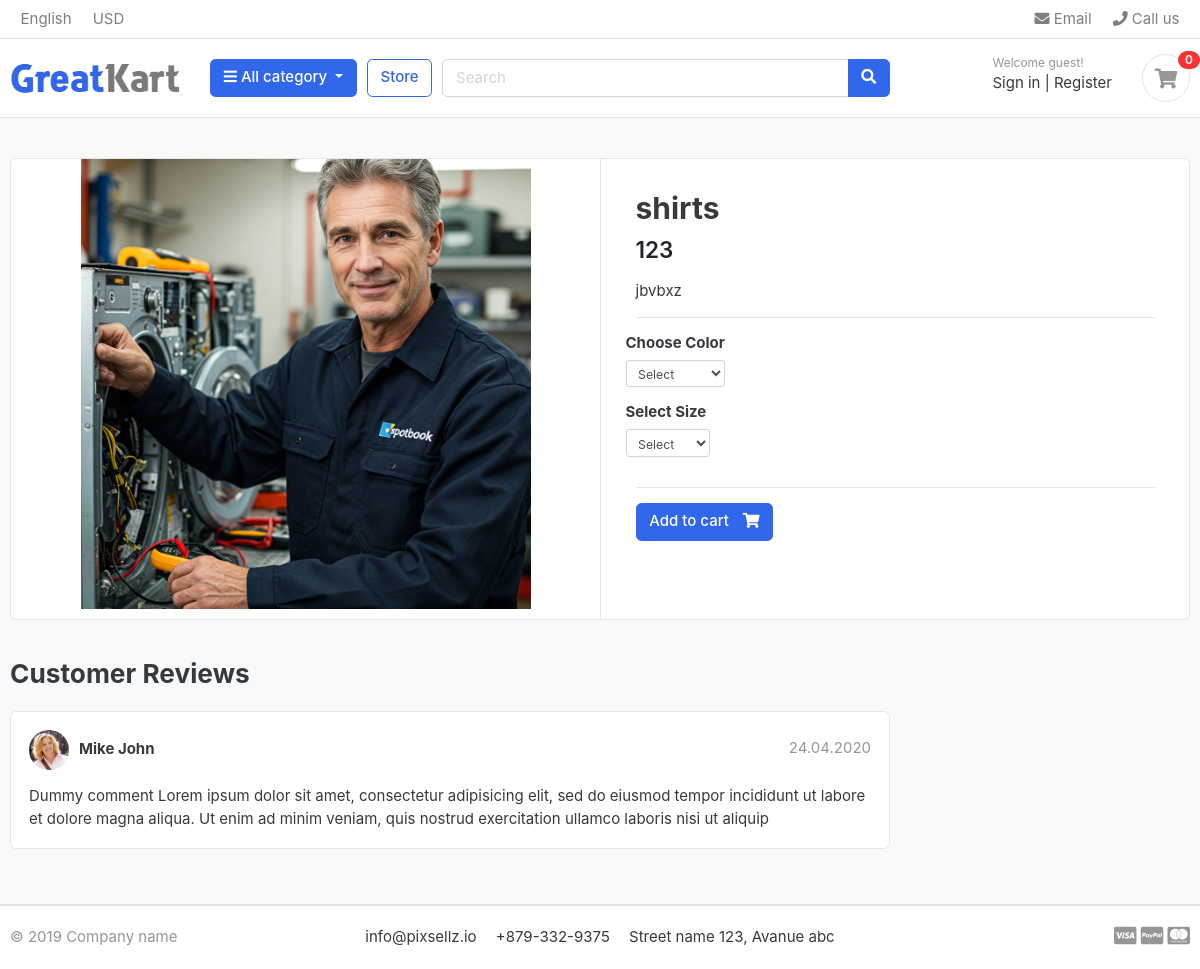
Screenshot of /store/category/shirt/shirts/ with the database file from the repository.
### store/models.py (models this page shows, shortened)
class Product(models.Model):
    product_name = models.CharField(max_length=255)
    slug = models.SlugField(max_length=255, unique=True)
    description = models.TextField()
    price = models.IntegerField()
    stock = models.IntegerField()
    available = models.BooleanField(default=True)
    image = models.ImageField(upload_to='photos/products', blank=True, null=True)
    category = models.ForeignKey(Category, on_delete=models.CASCADE)
    created_at = models.DateTimeField(auto_now_add=True)
    updated_at = models.DateTimeField(auto_now=True)

### store/views.py (the view)
# urls.py: path('category/<slug:category_slug>/<slug:product_slug>/', views.product_detail, name='product_detail'),  # URL pattern for product detail view
def product_detail(request, category_slug, product_slug):
    from .models import Variation
    try:
        single_product = Product.objects.get(category__slug=category_slug, slug=product_slug)  # Fetch the product based on category and product slug
        in_cart = CartItem.objects.filter(cart__cart_id=_cart_id(request), product=single_product).exists()  # Check if the product is in the cart
        colors = Variation.objects.colors().filter(product=single_product)
        sizes = Variation.objects.sizes().filter(product=single_product)
        single_product.colors = colors
        single_product.sizes = sizes
    except Exception as e:
        raise e  # Raise any exceptions that occur
    context = {
        'single_product': single_product,  # Pass the single product to the template
        'in_cart': in_cart,  # Pass the in_cart status to the template
    }
    return render(request, 'store/product_details.html', context)  # Render the product detail template with the context

### cart/context_processor.py (called while the page is built)
def counter(request):
    cart_count = 0  # Initialize cart count to 0
    if 'admin' in request.path:  # Check if the request path contains 'admin'
        return {}  # Return an empty dictionary if it does
    else:
        try:
            cart = Cart.objects.filter(cart_id=_cart_id(request))  # Get the cart using the session key
            cart_items = CartItem.objects.filter(cart=cart[:1])  # Get the first cart item
            for cart_item in cart_items:
                cart_count += cart_item.quantity
        except Cart.DoesNotExist:
            cart_count = 0
    return dict(cart_count=cart_count)  # Return the cart count as a context variable

### cart/views.py (called while the page is built)
def _cart_id(request):
    cart = request.session.session_key  # Get the session key for the cart
    if not cart:
        cart = request.session.create()  # Create a new session if it doesn't exist
    return cart

### category/context_processor.py (called while the page is built)
def menu_links(self):
    links = Category.objects.all()
    return dict(links=links)

### category/models.py (called while the page is built)
    def get_url(self):
        return reverse('product_by_category', args=[self.slug])

### store/models.py (called while the page is built)
    def colors(self):
        return super(variation_manager, self).filter(variation_category='color', is_active=True)

    def sizes(self):
        return super(variation_manager, self).filter(variation_category='size', is_active=True)

### templates/store/product_details.html (shortened to what this page needs)
{% extends 'base.html'%}
{% load static %}
{% block content %}
<section class="section-content padding-y bg">
    <div class="container">
    <div class="card">
        <div class="row no-gutters">
            <aside class="col-md-6">
    <article class="gallery-wrap">
        <div class="img-big-wrap">
           <a href="#"><img src="{{ single_product.image.url }}"></a>
        </div>
    </article>
            </aside>
            <main class="col-md-6 border-left">
    <form action="{% url 'add_cart' single_product.id %}" method="GET">
    <article class="content-body">
    <h2 class="title">{{ single_product.product_name }}</h2>
    <div class="mb-3">
        <var class="price h4">{{ single_product.price }}</var>
    </div>
    <p>{{ single_product.description }}</p>
    <hr>
        <div class="row">
            <div class="item-option-select">
                <h6>Choose Color</h6>
              <select name='color' class="form-control form-control-sm" required>
                <option value="" disabled selected>Select</option>
              </select>
            </div>
        </div>
        <div class="row">
            <div class="item-option-select">
                <h6>Select Size</h6>
              <select name='size' class="form-control form-control-sm" required>
                  <option value="" disabled selected>Select</option>
              </select>
            </div>
        </div>
        <hr>
        {% if single_product.stock <= 0 %}
          <h5 class="text-danger">Out of Stock</h5>
        {% else %}
            <button type='submit'  class="btn  btn-primary"> <span class="text">Add to cart</span> <i class="fas fa-shopping-cart"></i>  </button>
        {% endif %}
    </article>
  </form>
            </main>
        </div>
    </div>
    <br>
    <div class="row">
                <div class="col-md-9">
        <header class="section-heading">
            <h3>Customer Reviews </h3>
        </header>
        <article class="box mb-3">
            <div class="icontext w-100">
                <img src="./images/avatars/avatar1.jpg" class="img-xs icon rounded-circle">
                <div class="text">
                    <span class="date text-muted float-md-right">24.04.2020 </span>
                    <h6 class="mb-1">Mike John </h6>
                </div>
            </div>
            <div class="mt-3">
                <p>
                    Dummy comment Lorem ipsum dolor sit amet, consectetur adipisicing elit, sed do eiusmod
                    tempor incididunt ut labore et dolore magna aliqua. Ut enim ad minim veniam,
                    quis nostrud exercitation ullamco laboris nisi ut aliquip
                </p>
            </div>
        </article>
        </div>
    </div>
    </div>
    </section>
{% endblock %}

### static/css/ui.css (style rules this page uses)
html { font-family: "Inter", sans-serif; font-size: 15px; }
.content-body { flex: 1 1 auto; padding: 2rem 2.3rem; }
.img-xs, .img-sm, .img-md, .img-lg { -o-object-fit: cover; object-fit: cover; flex-shrink: 0; flex-grow: 0; }
.img-xs { width: 40px; height: 40px; }
.padding-y { padding-top: 40px; padding-bottom: 40px; }
var { font-style: normal; }
article:after, .form-group:after { display: block; clear: both; content: ""; }
.bg { background-color: #f8f9fa; }
.section-heading { margin-bottom: 20px; margin-top: 15px; }
p:last-child { margin-bottom: 0; }
.btn .text + i { margin-left: 10px; }
.icontext { display: inline-flex; align-items: center; vertical-align: middle; }
.icontext .text { width: 100%; line-height: 1.2; }
.icontext .icon { position: relative; margin-right: 10px; flex-shrink: 0; flex-grow: 0; }
.price { font-weight: 600; color: #212529; }
.box { padding: 18px; background: #fff; border-radius: 0.37rem; border: 1px solid #e4e4e4; }
.box img { max-width: 100%; }
.gallery-wrap .img-big-wrap { margin-bottom: 10px; border-radius: 0.37rem; overflow: hidden; background-color: #fff; }
.gallery-wrap .img-big-wrap a { text-align: center; display: block; }
.gallery-wrap .img-big-wrap img { height: 450px; width: auto; display: inline-block; }
.item-option-select { margin-bottom: 1rem; display: inline-block; margin-right: 15px; }

### rows the page displays
Product: image (picture), product_name "shirts", price "123", description "jbvbxz"

### other values shown
{{ cart_count }} "0"
